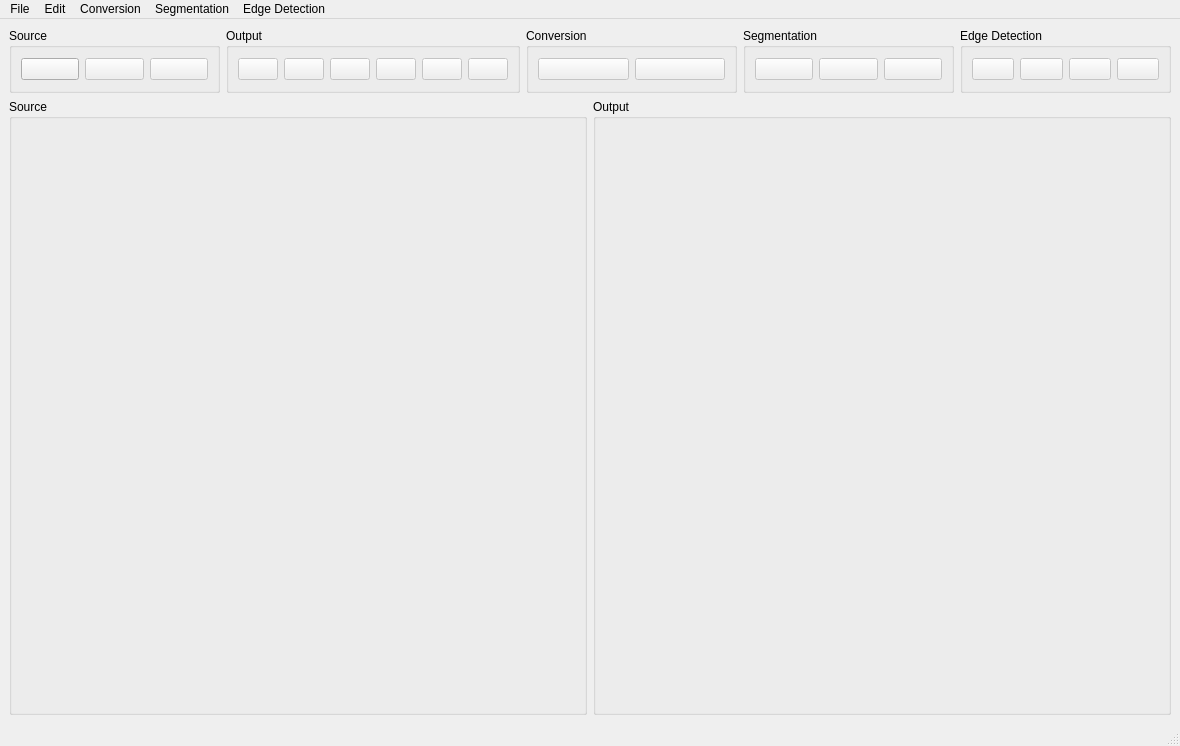
<?xml version="1.0" encoding="UTF-8"?>
<ui version="4.0">
 <class>MainWindow</class>
 <widget class="QMainWindow" name="MainWindow">
  <property name="geometry">
   <rect>
    <x>0</x>
    <y>0</y>
    <width>1180</width>
    <height>746</height>
   </rect>
  </property>
  <property name="windowTitle">
   <string>MainWindow</string>
  </property>
  <widget class="QWidget" name="centralwidget">
   <layout class="QGridLayout" name="gridLayout_4">
    <item row="0" column="0">
     <layout class="QGridLayout" name="gridLayout_window">
      <item row="1" column="0">
       <layout class="QHBoxLayout" name="horizontalLayout_plot">
        <item>
         <widget class="QGroupBox" name="groupBox_input">
          <property name="title">
           <string>Source</string>
          </property>
          <layout class="QGridLayout" name="gridLayout">
           <item row="0" column="0">
            <widget class="QLabel" name="input">
             <property name="minimumSize">
              <size>
               <width>552</width>
               <height>556</height>
              </size>
             </property>
             <property name="text">
              <string/>
             </property>
             <property name="pixmap">
              <pixmap>../OOP2_LAB_Assigment/icons/save-file.png</pixmap>
             </property>
            </widget>
           </item>
          </layout>
         </widget>
        </item>
        <item>
         <widget class="QGroupBox" name="groupBox_output">
          <property name="title">
           <string>Output</string>
          </property>
          <layout class="QGridLayout" name="gridLayout_2">
           <item row="0" column="0">
            <widget class="QLabel" name="output">
             <property name="enabled">
              <bool>false</bool>
             </property>
             <property name="minimumSize">
              <size>
               <width>552</width>
               <height>556</height>
              </size>
             </property>
             <property name="text">
              <string/>
             </property>
             <property name="pixmap">
              <pixmap>../OOP2_LAB_Assigment/icons/save-file.png</pixmap>
             </property>
            </widget>
           </item>
          </layout>
         </widget>
        </item>
       </layout>
      </item>
      <item row="0" column="0">
       <layout class="QGridLayout" name="gridLayout_Menu">
        <property name="sizeConstraint">
         <enum>QLayout::SetDefaultConstraint</enum>
        </property>
        <item row="0" column="4" alignment="Qt::AlignBottom">
         <widget class="QGroupBox" name="EdgeDetection">
          <property name="minimumSize">
           <size>
            <width>0</width>
            <height>65</height>
           </size>
          </property>
          <property name="maximumSize">
           <size>
            <width>16777215</width>
            <height>65</height>
           </size>
          </property>
          <property name="title">
           <string>Edge Detection</string>
          </property>
          <layout class="QHBoxLayout" name="horizontalLayout_6">
           <item>
            <widget class="QPushButton" name="pushButton_actionRoberts">
             <property name="enabled">
              <bool>false</bool>
             </property>
             <property name="text">
              <string/>
             </property>
             <property name="icon">
              <iconset>
               <normaloff>../OOP2_LAB_Assigment/icons/roberts.png</normaloff>../OOP2_LAB_Assigment/icons/roberts.png</iconset>
             </property>
            </widget>
           </item>
           <item>
            <widget class="QPushButton" name="pushButton_actionSobel">
             <property name="enabled">
              <bool>false</bool>
             </property>
             <property name="text">
              <string/>
             </property>
             <property name="icon">
              <iconset>
               <normaloff>../OOP2_LAB_Assigment/icons/sobel.png</normaloff>../OOP2_LAB_Assigment/icons/sobel.png</iconset>
             </property>
            </widget>
           </item>
           <item>
            <widget class="QPushButton" name="pushButton_actionScharr">
             <property name="enabled">
              <bool>false</bool>
             </property>
             <property name="text">
              <string/>
             </property>
             <property name="icon">
              <iconset>
               <normaloff>../OOP2_LAB_Assigment/icons/scharr.png</normaloff>../OOP2_LAB_Assigment/icons/scharr.png</iconset>
             </property>
            </widget>
           </item>
           <item>
            <widget class="QPushButton" name="pushButton_actionPrewitt">
             <property name="enabled">
              <bool>false</bool>
             </property>
             <property name="text">
              <string/>
             </property>
             <property name="icon">
              <iconset>
               <normaloff>../OOP2_LAB_Assigment/icons/prewwit.png</normaloff>../OOP2_LAB_Assigment/icons/prewwit.png</iconset>
             </property>
            </widget>
           </item>
          </layout>
         </widget>
        </item>
        <item row="0" column="3">
         <widget class="QGroupBox" name="Segmentation">
          <property name="minimumSize">
           <size>
            <width>0</width>
            <height>65</height>
           </size>
          </property>
          <property name="maximumSize">
           <size>
            <width>16777215</width>
            <height>65</height>
           </size>
          </property>
          <property name="title">
           <string>Segmentation</string>
          </property>
          <layout class="QHBoxLayout" name="horizontalLayout_5">
           <item>
            <widget class="QPushButton" name="pushButton_actionMulti_Otsu_Thresholding">
             <property name="enabled">
              <bool>false</bool>
             </property>
             <property name="text">
              <string/>
             </property>
             <property name="icon">
              <iconset>
               <normaloff>../OOP2_LAB_Assigment/icons/otsu.png</normaloff>../OOP2_LAB_Assigment/icons/otsu.png</iconset>
             </property>
            </widget>
           </item>
           <item>
            <widget class="QPushButton" name="pushButton_actionChan_Vese_Segmentation">
             <property name="enabled">
              <bool>false</bool>
             </property>
             <property name="text">
              <string/>
             </property>
             <property name="icon">
              <iconset>
               <normaloff>../OOP2_LAB_Assigment/icons/khanom-chan.png</normaloff>../OOP2_LAB_Assigment/icons/khanom-chan.png</iconset>
             </property>
            </widget>
           </item>
           <item>
            <widget class="QPushButton" name="pushButton_actionMorphological_Snakes">
             <property name="enabled">
              <bool>false</bool>
             </property>
             <property name="text">
              <string/>
             </property>
             <property name="icon">
              <iconset>
               <normaloff>../OOP2_LAB_Assigment/icons/snake.png</normaloff>../OOP2_LAB_Assigment/icons/snake.png</iconset>
             </property>
            </widget>
           </item>
          </layout>
         </widget>
        </item>
        <item row="0" column="2">
         <widget class="QGroupBox" name="Conversion">
          <property name="minimumSize">
           <size>
            <width>0</width>
            <height>65</height>
           </size>
          </property>
          <property name="maximumSize">
           <size>
            <width>16777215</width>
            <height>65</height>
           </size>
          </property>
          <property name="title">
           <string>Conversion</string>
          </property>
          <layout class="QHBoxLayout" name="horizontalLayout_4">
           <item>
            <widget class="QPushButton" name="pushButton_actionRGB_to_Grayscale">
             <property name="enabled">
              <bool>false</bool>
             </property>
             <property name="text">
              <string/>
             </property>
             <property name="icon">
              <iconset>
               <normaloff>../OOP2_LAB_Assigment/icons/grayscale.png</normaloff>../OOP2_LAB_Assigment/icons/grayscale.png</iconset>
             </property>
            </widget>
           </item>
           <item>
            <widget class="QPushButton" name="pushButton_actionRGB_to_HSV">
             <property name="enabled">
              <bool>false</bool>
             </property>
             <property name="text">
              <string/>
             </property>
             <property name="icon">
              <iconset>
               <normaloff>../OOP2_LAB_Assigment/icons/hsv.jpg</normaloff>../OOP2_LAB_Assigment/icons/hsv.jpg</iconset>
             </property>
            </widget>
           </item>
          </layout>
         </widget>
        </item>
        <item row="0" column="1">
         <widget class="QGroupBox" name="Output">
          <property name="minimumSize">
           <size>
            <width>0</width>
            <height>65</height>
           </size>
          </property>
          <property name="maximumSize">
           <size>
            <width>16777215</width>
            <height>65</height>
           </size>
          </property>
          <property name="title">
           <string>Output</string>
          </property>
          <layout class="QHBoxLayout" name="horizontalLayout_3">
           <item>
            <widget class="QPushButton" name="pushButton_actionSave_Output">
             <property name="enabled">
              <bool>false</bool>
             </property>
             <property name="text">
              <string/>
             </property>
             <property name="icon">
              <iconset>
               <normaloff>../OOP2_LAB_Assigment/icons/save_output.png</normaloff>../OOP2_LAB_Assigment/icons/save_output.png</iconset>
             </property>
            </widget>
           </item>
           <item>
            <widget class="QPushButton" name="pushButton_actionSave_As_Output">
             <property name="enabled">
              <bool>false</bool>
             </property>
             <property name="text">
              <string/>
             </property>
             <property name="icon">
              <iconset>
               <normaloff>../OOP2_LAB_Assigment/icons/save_as_output.png</normaloff>../OOP2_LAB_Assigment/icons/save_as_output.png</iconset>
             </property>
            </widget>
           </item>
           <item>
            <widget class="QPushButton" name="pushButton_actionOutput">
             <property name="enabled">
              <bool>false</bool>
             </property>
             <property name="text">
              <string/>
             </property>
             <property name="icon">
              <iconset>
               <normaloff>../OOP2_LAB_Assigment/icons/jpg.png</normaloff>../OOP2_LAB_Assigment/icons/jpg.png</iconset>
             </property>
            </widget>
           </item>
           <item>
            <widget class="QPushButton" name="pushButton_actionOutput_clear">
             <property name="enabled">
              <bool>false</bool>
             </property>
             <property name="text">
              <string/>
             </property>
             <property name="icon">
              <iconset>
               <normaloff>../OOP2_LAB_Assigment/icons/clear.png</normaloff>../OOP2_LAB_Assigment/icons/clear.png</iconset>
             </property>
            </widget>
           </item>
           <item>
            <widget class="QPushButton" name="pushButton_actionUndo_Output">
             <property name="enabled">
              <bool>false</bool>
             </property>
             <property name="text">
              <string/>
             </property>
             <property name="icon">
              <iconset>
               <normaloff>../OOP2_LAB_Assigment/icons/undo.png</normaloff>../OOP2_LAB_Assigment/icons/undo.png</iconset>
             </property>
            </widget>
           </item>
           <item>
            <widget class="QPushButton" name="pushButton_actionRedo_Output">
             <property name="enabled">
              <bool>false</bool>
             </property>
             <property name="text">
              <string/>
             </property>
             <property name="icon">
              <iconset>
               <normaloff>../OOP2_LAB_Assigment/icons/redo.png</normaloff>../OOP2_LAB_Assigment/icons/redo.png</iconset>
             </property>
            </widget>
           </item>
          </layout>
         </widget>
        </item>
        <item row="0" column="0">
         <widget class="QGroupBox" name="Source">
          <property name="minimumSize">
           <size>
            <width>65</width>
            <height>0</height>
           </size>
          </property>
          <property name="maximumSize">
           <size>
            <width>16777215</width>
            <height>65</height>
           </size>
          </property>
          <property name="cursor">
           <cursorShape>ArrowCursor</cursorShape>
          </property>
          <property name="title">
           <string>Source</string>
          </property>
          <layout class="QHBoxLayout" name="horizontalLayout">
           <item>
            <widget class="QPushButton" name="pushButton_actionOpen_Source">
             <property name="text">
              <string/>
             </property>
             <property name="icon">
              <iconset>
               <normaloff>../OOP2_LAB_Assigment/icons/open.png</normaloff>../OOP2_LAB_Assigment/icons/open.png</iconset>
             </property>
            </widget>
           </item>
           <item>
            <widget class="QPushButton" name="pushButton_actionSource">
             <property name="enabled">
              <bool>false</bool>
             </property>
             <property name="text">
              <string/>
             </property>
             <property name="icon">
              <iconset>
               <normaloff>../OOP2_LAB_Assigment/icons/jpg.png</normaloff>../OOP2_LAB_Assigment/icons/jpg.png</iconset>
             </property>
            </widget>
           </item>
           <item>
            <widget class="QPushButton" name="pushButton_actionSource_clear">
             <property name="enabled">
              <bool>false</bool>
             </property>
             <property name="text">
              <string/>
             </property>
             <property name="icon">
              <iconset>
               <normaloff>../OOP2_LAB_Assigment/icons/clear.png</normaloff>../OOP2_LAB_Assigment/icons/clear.png</iconset>
             </property>
            </widget>
           </item>
          </layout>
         </widget>
        </item>
       </layout>
      </item>
     </layout>
    </item>
   </layout>
  </widget>
  <widget class="QMenuBar" name="menubar">
   <property name="geometry">
    <rect>
     <x>0</x>
     <y>0</y>
     <width>1180</width>
     <height>22</height>
    </rect>
   </property>
   <widget class="QMenu" name="menuFile">
    <property name="title">
     <string>File</string>
    </property>
    <widget class="QMenu" name="menuExport_As">
     <property name="statusTip">
      <string>Export As image.</string>
     </property>
     <property name="title">
      <string>Export As</string>
     </property>
     <property name="icon">
      <iconset>
       <normaloff>../OOP2_LAB_Assigment/icons/export.png</normaloff>../OOP2_LAB_Assigment/icons/export.png</iconset>
     </property>
     <addaction name="actionExport_As_Source"/>
     <addaction name="actionExport_As_Output"/>
    </widget>
    <addaction name="actionOpen_Source"/>
    <addaction name="actionSave_Output"/>
    <addaction name="actionSave_As_Output"/>
    <addaction name="menuExport_As"/>
    <addaction name="separator"/>
    <addaction name="actionExit"/>
   </widget>
   <widget class="QMenu" name="menuEdit">
    <property name="statusTip">
     <string>Edit</string>
    </property>
    <property name="title">
     <string>Edit</string>
    </property>
    <widget class="QMenu" name="menuClear">
     <property name="statusTip">
      <string>Clear Menu</string>
     </property>
     <property name="title">
      <string>Clear</string>
     </property>
     <property name="icon">
      <iconset>
       <normaloff>../OOP2_LAB_Assigment/icons/clear.png</normaloff>../OOP2_LAB_Assigment/icons/clear.png</iconset>
     </property>
     <addaction name="actionSource_clear"/>
     <addaction name="actionOutput_clear"/>
    </widget>
    <addaction name="menuClear"/>
    <addaction name="actionUndo_Output"/>
    <addaction name="actionRedo_Output"/>
   </widget>
   <widget class="QMenu" name="menuConversion">
    <property name="title">
     <string>Conversion</string>
    </property>
    <addaction name="actionRGB_to_Grayscale"/>
    <addaction name="actionRGB_to_HSV"/>
   </widget>
   <widget class="QMenu" name="menuSegmentation">
    <property name="title">
     <string>Segmentation</string>
    </property>
    <addaction name="actionMulti_Otsu_Thresholding"/>
    <addaction name="actionChan_Vese_Segmentation"/>
    <addaction name="actionMorphological_Snakes"/>
   </widget>
   <widget class="QMenu" name="menuEdge_Detection">
    <property name="title">
     <string>Edge Detection</string>
    </property>
    <addaction name="actionRoberts"/>
    <addaction name="actionSobel"/>
    <addaction name="actionScharr"/>
    <addaction name="actionPrewitt"/>
   </widget>
   <addaction name="menuFile"/>
   <addaction name="menuEdit"/>
   <addaction name="menuConversion"/>
   <addaction name="menuSegmentation"/>
   <addaction name="menuEdge_Detection"/>
  </widget>
  <widget class="QStatusBar" name="statusbar">
   <property name="statusTip">
    <string>Status Bar</string>
   </property>
  </widget>
  <action name="actionOpen_Source">
   <property name="icon">
    <iconset>
     <normaloff>../OOP2_LAB_Assigment/icons/open.png</normaloff>../OOP2_LAB_Assigment/icons/open.png</iconset>
   </property>
   <property name="text">
    <string>Open Source</string>
   </property>
   <property name="statusTip">
    <string>Open image.</string>
   </property>
   <property name="shortcut">
    <string>Ctrl+O</string>
   </property>
  </action>
  <action name="actionSave_Output">
   <property name="enabled">
    <bool>false</bool>
   </property>
   <property name="icon">
    <iconset>
     <normaloff>../OOP2_LAB_Assigment/icons/save_output.png</normaloff>../OOP2_LAB_Assigment/icons/save_output.png</iconset>
   </property>
   <property name="text">
    <string>Save Output</string>
   </property>
   <property name="statusTip">
    <string>Save image output.</string>
   </property>
   <property name="shortcut">
    <string>Ctrl+Shift+S</string>
   </property>
  </action>
  <action name="actionExit">
   <property name="icon">
    <iconset>
     <normaloff>../OOP2_LAB_Assigment/icons/exit.png</normaloff>../OOP2_LAB_Assigment/icons/exit.png</iconset>
   </property>
   <property name="text">
    <string>Exit</string>
   </property>
   <property name="statusTip">
    <string>Exit the app.</string>
   </property>
   <property name="shortcut">
    <string>Shift+F4</string>
   </property>
  </action>
  <action name="actionExport_As_Source">
   <property name="enabled">
    <bool>false</bool>
   </property>
   <property name="icon">
    <iconset>
     <normaloff>../OOP2_LAB_Assigment/icons/jpg.png</normaloff>../OOP2_LAB_Assigment/icons/jpg.png</iconset>
   </property>
   <property name="text">
    <string>Source</string>
   </property>
   <property name="statusTip">
    <string>Export as Source</string>
   </property>
   <property name="shortcut">
    <string>Ctrl+Shift+I</string>
   </property>
  </action>
  <action name="actionExport_As_Output">
   <property name="enabled">
    <bool>false</bool>
   </property>
   <property name="icon">
    <iconset>
     <normaloff>../OOP2_LAB_Assigment/icons/jpg.png</normaloff>../OOP2_LAB_Assigment/icons/jpg.png</iconset>
   </property>
   <property name="text">
    <string>Output</string>
   </property>
   <property name="statusTip">
    <string>Export as Output</string>
   </property>
   <property name="shortcut">
    <string>Ctrl+Shift+O</string>
   </property>
  </action>
  <action name="actionUndo_Output">
   <property name="enabled">
    <bool>false</bool>
   </property>
   <property name="icon">
    <iconset>
     <normaloff>../OOP2_LAB_Assigment/icons/undo.png</normaloff>../OOP2_LAB_Assigment/icons/undo.png</iconset>
   </property>
   <property name="text">
    <string>Undo Output</string>
   </property>
   <property name="statusTip">
    <string>Undo Output image</string>
   </property>
   <property name="shortcut">
    <string>Ctrl+Shift+Z</string>
   </property>
  </action>
  <action name="actionRedo_Output">
   <property name="enabled">
    <bool>false</bool>
   </property>
   <property name="icon">
    <iconset>
     <normaloff>../OOP2_LAB_Assigment/icons/redo.png</normaloff>../OOP2_LAB_Assigment/icons/redo.png</iconset>
   </property>
   <property name="text">
    <string>Redo  Output</string>
   </property>
   <property name="statusTip">
    <string>Redo Output image</string>
   </property>
   <property name="shortcut">
    <string>Ctrl+Y</string>
   </property>
  </action>
  <action name="actionSource_clear">
   <property name="enabled">
    <bool>false</bool>
   </property>
   <property name="icon">
    <iconset>
     <normaloff>../OOP2_LAB_Assigment/icons/clear.png</normaloff>../OOP2_LAB_Assigment/icons/clear.png</iconset>
   </property>
   <property name="text">
    <string>Source</string>
   </property>
   <property name="statusTip">
    <string>Clear source image</string>
   </property>
   <property name="shortcut">
    <string>Ctrl+Q</string>
   </property>
  </action>
  <action name="actionOutput_clear">
   <property name="enabled">
    <bool>false</bool>
   </property>
   <property name="icon">
    <iconset>
     <normaloff>../OOP2_LAB_Assigment/icons/clear.png</normaloff>../OOP2_LAB_Assigment/icons/clear.png</iconset>
   </property>
   <property name="text">
    <string>Output</string>
   </property>
   <property name="statusTip">
    <string>Clear output image</string>
   </property>
   <property name="shortcut">
    <string>Ctrl+A</string>
   </property>
  </action>
  <action name="actionRGB_to_Grayscale">
   <property name="enabled">
    <bool>false</bool>
   </property>
   <property name="icon">
    <iconset>
     <normaloff>../OOP2_LAB_Assigment/icons/grayscale.png</normaloff>../OOP2_LAB_Assigment/icons/grayscale.png</iconset>
   </property>
   <property name="text">
    <string>RGB to Grayscale</string>
   </property>
   <property name="statusTip">
    <string>Convert to grayscale the Source image</string>
   </property>
   <property name="shortcut">
    <string>Ctrl+G</string>
   </property>
  </action>
  <action name="actionRGB_to_HSV">
   <property name="enabled">
    <bool>false</bool>
   </property>
   <property name="icon">
    <iconset>
     <normaloff>../OOP2_LAB_Assigment/icons/hsv.jpg</normaloff>../OOP2_LAB_Assigment/icons/hsv.jpg</iconset>
   </property>
   <property name="text">
    <string>RGB to HSV</string>
   </property>
   <property name="statusTip">
    <string>Convert to hsv the Source image</string>
   </property>
   <property name="shortcut">
    <string>Ctrl+H</string>
   </property>
  </action>
  <action name="actionMulti_Otsu_Thresholding">
   <property name="enabled">
    <bool>false</bool>
   </property>
   <property name="icon">
    <iconset>
     <normaloff>../OOP2_LAB_Assigment/icons/otsu.png</normaloff>../OOP2_LAB_Assigment/icons/otsu.png</iconset>
   </property>
   <property name="text">
    <string>Multi-Otsu Thresholding</string>
   </property>
   <property name="statusTip">
    <string>Apply multi otsu thresholding to the image</string>
   </property>
   <property name="shortcut">
    <string>Ctrl+J</string>
   </property>
  </action>
  <action name="actionChan_Vese_Segmentation">
   <property name="enabled">
    <bool>false</bool>
   </property>
   <property name="icon">
    <iconset>
     <normaloff>../OOP2_LAB_Assigment/icons/khanom-chan.png</normaloff>../OOP2_LAB_Assigment/icons/khanom-chan.png</iconset>
   </property>
   <property name="text">
    <string>Chan-Vese Segmentation</string>
   </property>
   <property name="statusTip">
    <string>Apply Chan Vese Segmentation to the image</string>
   </property>
   <property name="shortcut">
    <string>Ctrl+K</string>
   </property>
  </action>
  <action name="actionMorphological_Snakes">
   <property name="enabled">
    <bool>false</bool>
   </property>
   <property name="icon">
    <iconset>
     <normaloff>../OOP2_LAB_Assigment/icons/snake.png</normaloff>../OOP2_LAB_Assigment/icons/snake.png</iconset>
   </property>
   <property name="text">
    <string>Morphological Snakes</string>
   </property>
   <property name="statusTip">
    <string>Apply Morphological Snakes to the image</string>
   </property>
   <property name="shortcut">
    <string>Ctrl+L</string>
   </property>
  </action>
  <action name="actionRoberts">
   <property name="enabled">
    <bool>false</bool>
   </property>
   <property name="icon">
    <iconset>
     <normaloff>../OOP2_LAB_Assigment/icons/roberts.png</normaloff>../OOP2_LAB_Assigment/icons/roberts.png</iconset>
   </property>
   <property name="text">
    <string>Roberts</string>
   </property>
   <property name="statusTip">
    <string>Edge detection : Roberts </string>
   </property>
   <property name="shortcut">
    <string>Ctrl+O</string>
   </property>
  </action>
  <action name="actionSobel">
   <property name="enabled">
    <bool>false</bool>
   </property>
   <property name="icon">
    <iconset>
     <normaloff>../OOP2_LAB_Assigment/icons/sobel.png</normaloff>../OOP2_LAB_Assigment/icons/sobel.png</iconset>
   </property>
   <property name="text">
    <string>Sobel</string>
   </property>
   <property name="statusTip">
    <string>Edge detection : Sobel </string>
   </property>
   <property name="shortcut">
    <string>Ctrl+P</string>
   </property>
  </action>
  <action name="actionScharr">
   <property name="enabled">
    <bool>false</bool>
   </property>
   <property name="icon">
    <iconset>
     <normaloff>../OOP2_LAB_Assigment/icons/scharr.png</normaloff>../OOP2_LAB_Assigment/icons/scharr.png</iconset>
   </property>
   <property name="text">
    <string>Scharr</string>
   </property>
   <property name="statusTip">
    <string>Edge detection : Scharr </string>
   </property>
   <property name="shortcut">
    <string>Ctrl+Ğ</string>
   </property>
  </action>
  <action name="actionPrewitt">
   <property name="enabled">
    <bool>false</bool>
   </property>
   <property name="icon">
    <iconset>
     <normaloff>../OOP2_LAB_Assigment/icons/prewwit.png</normaloff>../OOP2_LAB_Assigment/icons/prewwit.png</iconset>
   </property>
   <property name="text">
    <string>Prewitt</string>
   </property>
   <property name="statusTip">
    <string>Edge detection : Prewitt </string>
   </property>
   <property name="shortcut">
    <string>Ctrl+Ü</string>
   </property>
  </action>
  <action name="actionSave_As_Output">
   <property name="enabled">
    <bool>false</bool>
   </property>
   <property name="icon">
    <iconset>
     <normaloff>../OOP2_LAB_Assigment/icons/save_as_output.png</normaloff>../OOP2_LAB_Assigment/icons/save_as_output.png</iconset>
   </property>
   <property name="text">
    <string>Save As Output</string>
   </property>
   <property name="statusTip">
    <string>Save image as output.</string>
   </property>
   <property name="shortcut">
    <string>Ctrl+Shift+D</string>
   </property>
  </action>
 </widget>
 <resources/>
 <connections/>
</ui>
